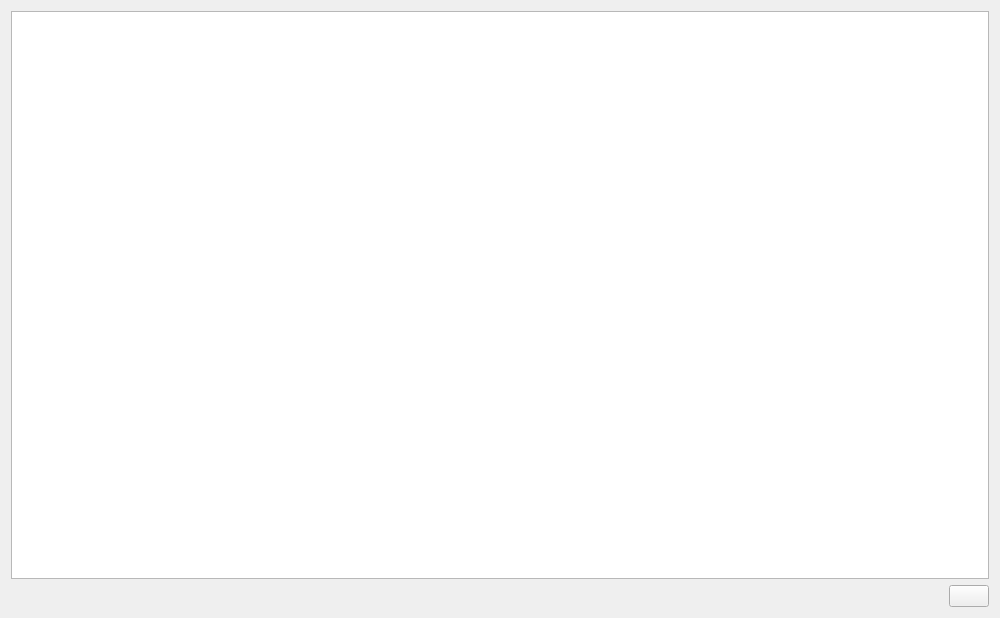
<?xml version="1.0" encoding="UTF-8"?>
<ui version="4.0">
 <class>User</class>
 <widget class="QWidget" name="User">
  <property name="geometry">
   <rect>
    <x>0</x>
    <y>0</y>
    <width>1000</width>
    <height>618</height>
   </rect>
  </property>
  <property name="windowTitle">
   <string>用户</string>
  </property>
  <layout class="QGridLayout" name="gridLayout">
   <item row="1" column="1">
    <widget class="QPushButton" name="pb_add">
     <property name="text">
      <string/>
     </property>
    </widget>
   </item>
   <item row="1" column="0">
    <spacer name="horizontalSpacer">
     <property name="orientation">
      <enum>Qt::Horizontal</enum>
     </property>
     <property name="sizeHint" stdset="0">
      <size>
       <width>40</width>
       <height>20</height>
      </size>
     </property>
    </spacer>
   </item>
   <item row="0" column="0" colspan="2">
    <widget class="QListWidget" name="lw_users"/>
   </item>
  </layout>
 </widget>
 <resources/>
 <connections/>
</ui>
